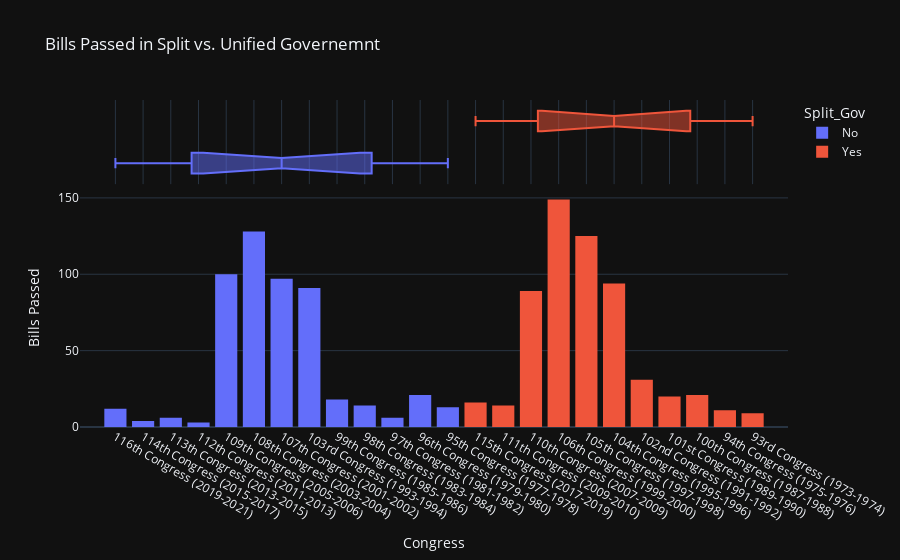

The notebook cell saved with this chart:
### Code cell
fig2 = px.histogram(df, x=congress, y='enacted_signed_by_pres', color="Split_Gov", marginal="box", title = 'Bills Passed in Split vs. Unified Governemnt',
                   hover_data=df.columns)
fig2.update_layout(xaxis_title = "Congress", yaxis_title = "Bills Passed")
fig2.update_layout(template= 'plotly_dark')
fig2.show()

### Figure 1 — Plotly figure (JSON) as saved in the notebook; plotly's stock layout.template omitted (floating-point values rounded to 4 significant figures)
{"data": [{"alignmentgroup": "True", "bingroup": "x", "histfunc": "sum", "hovertemplate": "Split_Gov=No<br>x=%{x}<br>sum of enacted_signed_by_pres=%{y}<extra></extra>", "legendgroup": "No", "marker": {"color": "#636efa"}, "name": "No", "offsetgroup": "No", "orientation": "v", "showlegend": true, "type": "histogram", "x": ["116th Congress (2019-2021)", "114th Congress (2015-2017)", "113th Congress (2013-2015)", "112th Congress (2011-2013)", "109th Congress (2005-2006)", "108th Congress (2003-2004)", "107th Congress (2001-2002)", "103rd Congress (1993-1994)", "99th Congress (1985-1986)", "98th Congress (1983-1984)", "97th Congress (1981-1982)", "96th Congress (1979-1980)", "95th Congress (1977-1978)"], "xaxis": "x", "y": [12, 4, 6, 3, 100, 128, 97, 91, 18, 14, 6, 21, 13], "yaxis": "y"}, {"alignmentgroup": "True", "customdata": [["116th_congress_2019_2021", 421, 33, 14, 12, 32, "No"], ["114th_congress_2015_2017", 169, 28, 3, 4, 10, "No"], ["113th_congress_2013_2015", 148, 15, 2, 6, 11, "No"], ["112th_congress_2011_2013", 124, 8, 1, 3, 4, "No"], ["109th_congress_2005_2006", 2004, 106, 46, 100, 117, "No"], ["108th_congress_2003_2004", 1744, 109, 88, 128, 150, "No"], ["107th_congress_2001_2002", 1805, 101, 58, 97, 116, "No"], ["103rd_congress_1993_1994", 526, 78, 37, 91, 104, "No"], ["99th_congress_1985_1986", 122, 4, 5, 18, 21, "No"], ["98th_congress_1983_1984", 176, 7, 8, 14, 15, "No"], ["97th_congress_1981_1982", 132, 12, 9, 6, 6, "No"], ["96th_congress_1979_1980", 146, 10, 6, 21, 25, "No"], ["95th_congress_1977_1978", 308, 3, 2, 13, 14, "No"]], "hovertemplate": "Split_Gov=%{customdata[6]}<br>x=%{x}<br>congress=%{customdata[0]}<br>Intro_bills=%{customdata[1]}<br>passed_house=%{customdata[2]}<br>paassed_senate=%{customdata[3]}<br>enacted_signed_by_pres=%{customdata[4]}<br>enacted_included_in_other_bill=%{customdata[5]}<extra></extra>", "legendgroup": "No", "marker": {"color": "#636efa"}, "name": "No", "notched": true, "offsetgroup": "No", "showlegend": false, "type": "box", "x": ["116th Congress (2019-2021)", "114th Congress (2015-2017)", "113th Congress (2013-2015)", "112th Congress (2011-2013)", "109th Congress (2005-2006)", "108th Congress (2003-2004)", "107th Congress (2001-2002)", "103rd Congress (1993-1994)", "99th Congress (1985-1986)", "98th Congress (1983-1984)", "97th Congress (1981-1982)", "96th Congress (1979-1980)", "95th Congress (1977-1978)"], "xaxis": "x2", "yaxis": "y2"}, {"alignmentgroup": "True", "bingroup": "x", "histfunc": "sum", "hovertemplate": "Split_Gov=Yes<br>x=%{x}<br>sum of enacted_signed_by_pres=%{y}<extra></extra>", "legendgroup": "Yes", "marker": {"color": "#EF553B"}, "name": "Yes", "offsetgroup": "Yes", "orientation": "v", "showlegend": true, "type": "histogram", "x": ["115th Congress (2017-2019)", "111th Congress (2009-2010)", "110th Congress (2007-2009)", "106th Congress (1999-2000)", "105th Congress (1997-1998)", "104th Congress (1995-1996)", "102nd Congress (1991-1992)", "101st Congress (1989-1990)", "100th Congress (1987-1988)", "94th Congress (1975-1976)", "93rd Congress (1973-1974)"], "xaxis": "x", "y": [16, 14, 89, 149, 125, 94, 31, 20, 21, 11, 9], "yaxis": "y"}, {"alignmentgroup": "True", "customdata": [["115th_congress_2017_2019", 297, 36, 15, 16, 41, "Yes"], ["111th_congress_2009_2010", 147, 15, 3, 14, 20, "Yes"], ["110th_congress_2007_2009", 1850, 196, 34, 89, 161, "Yes"], ["106th_congress_1999_2000", 1782, 105, 65, 149, 185, "Yes"], ["105th_congress_1997_1998", 1360, 86, 59, 125, 150, "Yes"], ["104th_congress_1995_1996", 1039, 83, 29, 94, 111, "Yes"], ["102nd_congress_1991_1992", 118, 18, 14, 31, 33, "Yes"], ["101st_congress_1989_1990", 88, 13, 13, 20, 26, "Yes"], ["100th_congress_1987_1988", 111, 6, 2, 21, 24, "Yes"], ["94th_congress_1975_1976", 215, 2, 2, 11, 12, "Yes"], ["93rd_congress_1973_1974", 384, 2, 2, 9, 14, "Yes"]], "hovertemplate": "Split_Gov=%{customdata[6]}<br>x=%{x}<br>congress=%{customdata[0]}<br>Intro_bills=%{customdata[1]}<br>passed_house=%{customdata[2]}<br>paassed_senate=%{customdata[3]}<br>enacted_signed_by_pres=%{customdata[4]}<br>enacted_included_in_other_bill=%{customdata[5]}<extra></extra>", "legendgroup": "Yes", "marker": {"color": "#EF553B"}, "name": "Yes", "notched": true, "offsetgroup": "Yes", "showlegend": false, "type": "box", "x": ["115th Congress (2017-2019)", "111th Congress (2009-2010)", "110th Congress (2007-2009)", "106th Congress (1999-2000)", "105th Congress (1997-1998)", "104th Congress (1995-1996)", "102nd Congress (1991-1992)", "101st Congress (1989-1990)", "100th Congress (1987-1988)", "94th Congress (1975-1976)", "93rd Congress (1973-1974)"], "xaxis": "x2", "yaxis": "y2"}], "layout": {"barmode": "relative", "legend": {"title": {"text": "Split_Gov"}, "tracegroupgap": 0}, "title": {"text": "Bills Passed in Split vs. Unified Governemnt"}, "xaxis": {"anchor": "y", "domain": [0, 1], "title": {"text": "Congress"}}, "xaxis2": {"anchor": "y2", "domain": [0, 1], "matches": "x", "showgrid": true, "showticklabels": false}, "yaxis": {"anchor": "x", "domain": [0, 0.7326], "title": {"text": "Bills Passed"}}, "yaxis2": {"anchor": "x2", "domain": [0.7426, 1], "matches": "y2", "showgrid": false, "showline": false, "showticklabels": false, "ticks": ""}}}
